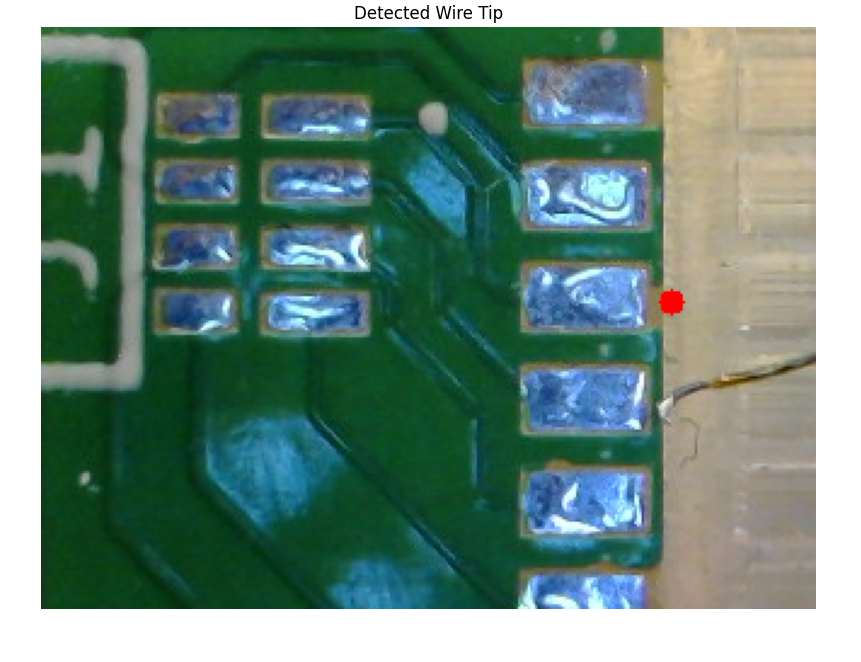
#> input picture image.png, 861 x 662 px
$ python -i nov5.py   (imports and definitions only)
#> lines starting #> are read from the running program, lines starting #| are printed output that depends on the picture; after the words box and inside, x2 and y2 are one past the last pixel; in counts of white or black regions, pixels touching at a corner belong together
#> further down, picture is the input picture: shape (662, 861, 3); mean B, G, R 125.7, 138.3, 108.1
import cv2
import numpy as np
import matplotlib.pyplot as plt

def detect_gold_pad(image):
    hsv = cv2.cvtColor(image, cv2.COLOR_BGR2HSV)
#> hsv: shape (662, 861, 3); mean H, S, V 52.7, 112.6, 145.6
    lower_gold = np.array([20, 50, 100])  # Lower bound for gold
    upper_gold = np.array([40, 255, 255])  # Upper bound for gold

    mask = cv2.inRange(hsv, lower_gold, upper_gold)
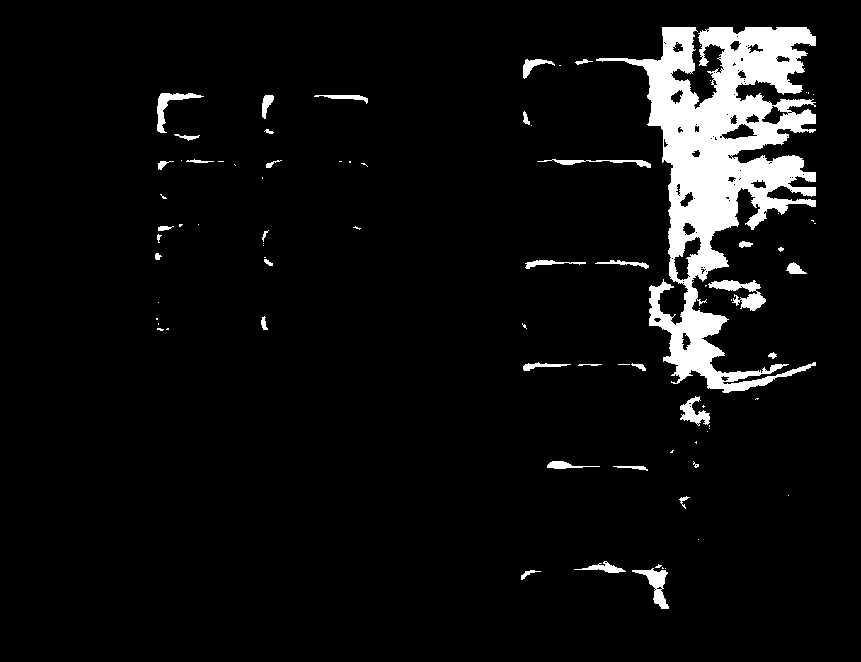
#> mask: shape (662, 861); 6.1% white; 84 white regions (49 under 20 px)

    # Show the mask to debug
    plt.imshow(mask, cmap='gray')
    plt.title("Gold Pad HSV Mask")
    plt.show()

    result_image = cv2.bitwise_and(image, image, mask=mask)
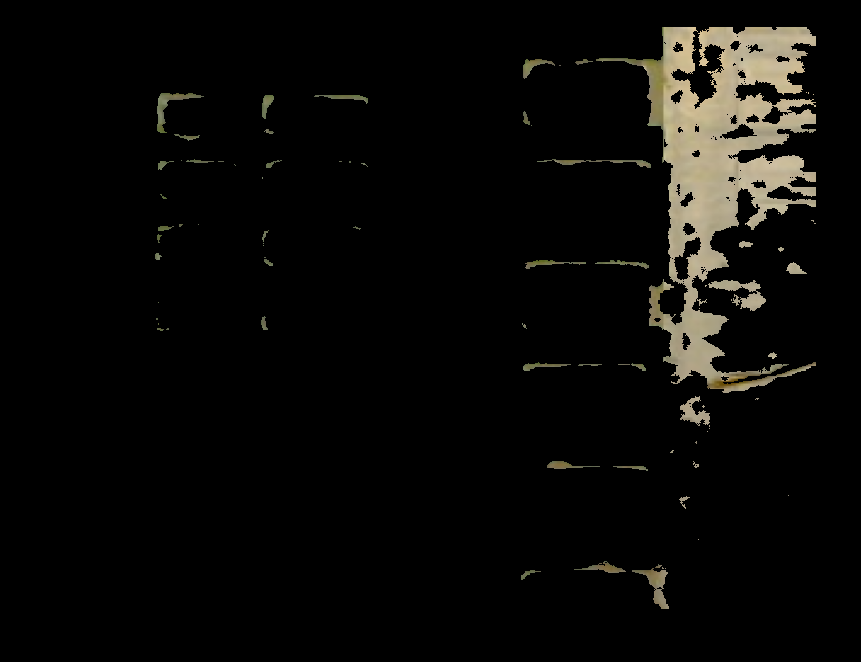
#> result_image: shape (662, 861, 3); mean B, G, R 8, 10, 10.6

    contours, _ = cv2.findContours(mask, cv2.RETR_EXTERNAL, cv2.CHAIN_APPROX_SIMPLE)
#> contours = 83 contours, 52 with area under 20; largest, box (x1, y1, x2, y2) and area: (596, 27, 816, 393) 30084, (708, 280, 766, 311) 612, (632, 568, 669, 609) 482, (157, 93, 204, 133) 398, (680, 396, 710, 426) 354

    pad_center = None
    for contour in contours:
        if cv2.contourArea(contour) > 200:  # Only consider large enough contours (pads)
            (x, y), radius = cv2.minEnclosingCircle(contour)
            center = (int(x), int(y))
            cv2.circle(result_image, center, int(radius), (0, 255, 0), 2)  # Draw circle around pad
            cv2.circle(result_image, center, 5, (0, 0, 255), -1)  # Mark center with red dot
            pad_center = center
#> this loop made 83 passes
#> (x, y, radius, pad_center) on passes 20, 36, 83: (695.3, 412.3, 16.73, (695, 412)), (736.5, 292.5, 29.74, (736, 292)), (725, 200.5, 191.5, (725, 200))
#> (x, y, radius) on passes 3, 75: (650, 589, 26.17), (180, 113, 28.6)
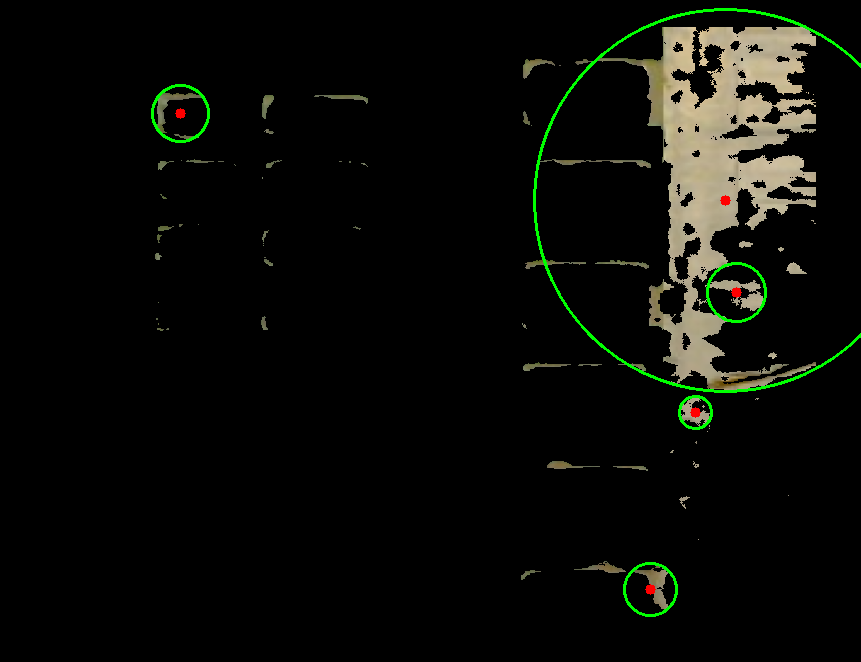
#> result_image: shape (662, 861, 3); 0.87% of pixels changed, all inside (x1, y1, x2, y2) = (151, 8, 861, 617)

    if pad_center:
        print(f"Gold pad detected at: {pad_center}")
#| Gold pad detected at: (725, 200)
    else:
        print("No gold pad detected.")

    return result_image, pad_center

# [110 lines left out: functions detect_wire_and_tips, line_intersection, open_camera, camera_feed, not called in this run]

# Main execution
# [18 lines not run here, left out]

>>> import cv2
>>> picture = cv2.imread('image.png')
>>> result = detect_gold_pad(picture)
